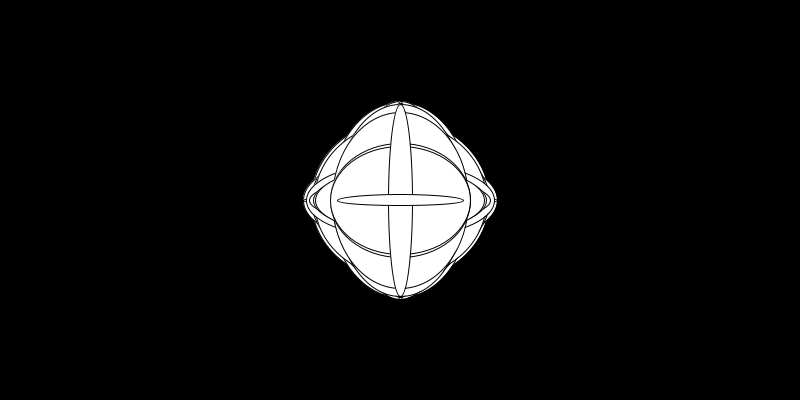
Frame 1 (no input)
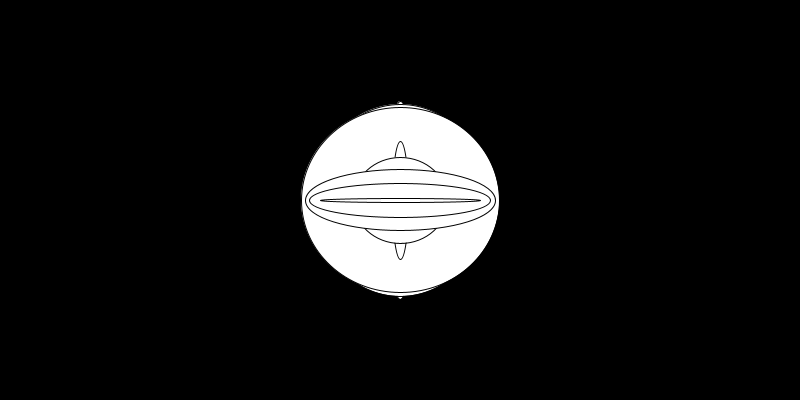
Frame 60 (the mouse pressed at the canvas centre just before this capture)
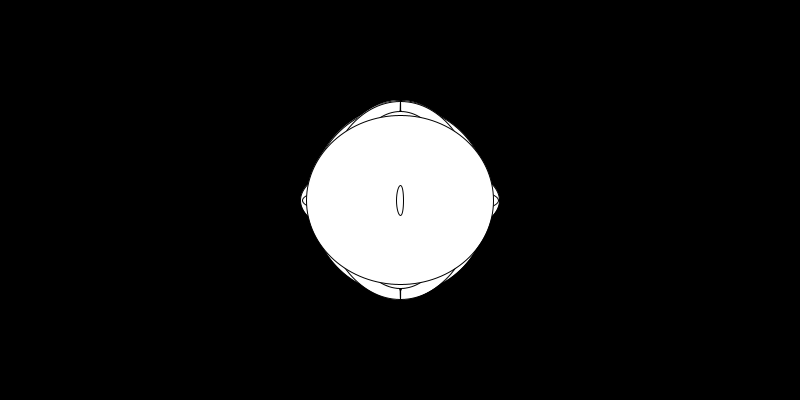
Frame 120 (the mouse held since frame 60 and released just before this capture)

The Processing sketch that drew these frames (run headless with seeded random() and noise(); from frame 60 on, the mouse is pressed at the canvas centre):

// Processing sketch: Luke_Snow2
// ── Luke_Snow2.pde
snowFlake[] sf1= new snowFlake[100];
  
void setup() {
  size(800,400);
  for (int i=0; i<sf1.length; i++){
    sf1[i]=new snowFlake();
  }
}
void draw() {
  background(0);
  for (int i=0; i<sf1.length; i++){
    sf1[i].move();
    sf1[i].show();
  }
}

public class snowFlake {
int x;
int y;
int xspeed;
int yspeed;
int size;

 public snowFlake(){
   int x= (int)(Math.random()*801);
   int y= (int)(Math.random()*21)-10;
   int xspeed= (int)(Math.random()*3)-1;
   int yspeed= (int)(Math.random()*2)-1;
   int size= (int)(Math.random()*20)+1;
 }
 void show(){
   fill(255,255,255);
   ellipse(400,200,(int)(Math.random()*200)+1,(int)(Math.random()*200)+1);
 }
 
 void move(){
   x+=xspeed;
   y+=yspeed;
   if(y>400){
     y=-20;
   }
 }
}
